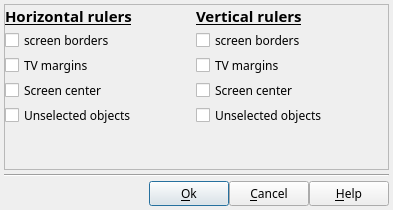
<?xml version="1.0" encoding="UTF-8"?>
<ui version="4.0">
 <class>DlgRulerDef</class>
 <widget class="QDialog" name="DlgRulerDef">
  <property name="geometry">
   <rect>
    <x>0</x>
    <y>0</y>
    <width>393</width>
    <height>210</height>
   </rect>
  </property>
  <property name="font">
   <font>
    <family>Sans Serif</family>
    <pointsize>9</pointsize>
   </font>
  </property>
  <property name="windowTitle">
   <string>Ruler properties</string>
  </property>
  <layout class="QVBoxLayout" name="verticalLayout">
   <property name="spacing">
    <number>4</number>
   </property>
   <property name="leftMargin">
    <number>4</number>
   </property>
   <property name="topMargin">
    <number>4</number>
   </property>
   <property name="rightMargin">
    <number>4</number>
   </property>
   <property name="bottomMargin">
    <number>4</number>
   </property>
   <item>
    <widget class="QScrollArea" name="scrollArea">
     <property name="widgetResizable">
      <bool>true</bool>
     </property>
     <widget class="QWidget" name="scrollAreaWidgetContents">
      <property name="geometry">
       <rect>
        <x>0</x>
        <y>0</y>
        <width>383</width>
        <height>163</height>
       </rect>
      </property>
      <layout class="QGridLayout" name="gridLayout">
       <property name="leftMargin">
        <number>0</number>
       </property>
       <property name="topMargin">
        <number>0</number>
       </property>
       <property name="rightMargin">
        <number>4</number>
       </property>
       <property name="bottomMargin">
        <number>0</number>
       </property>
       <property name="spacing">
        <number>2</number>
       </property>
       <item row="0" column="0">
        <widget class="QLabel" name="label">
         <property name="sizePolicy">
          <sizepolicy hsizetype="Expanding" vsizetype="Preferred">
           <horstretch>0</horstretch>
           <verstretch>0</verstretch>
          </sizepolicy>
         </property>
         <property name="font">
          <font>
           <pointsize>11</pointsize>
           <weight>75</weight>
           <bold>true</bold>
           <underline>true</underline>
          </font>
         </property>
         <property name="text">
          <string>Horizontal rulers</string>
         </property>
        </widget>
       </item>
       <item row="0" column="1">
        <widget class="QLabel" name="label_2">
         <property name="sizePolicy">
          <sizepolicy hsizetype="Expanding" vsizetype="Preferred">
           <horstretch>0</horstretch>
           <verstretch>0</verstretch>
          </sizepolicy>
         </property>
         <property name="font">
          <font>
           <pointsize>11</pointsize>
           <weight>75</weight>
           <bold>true</bold>
           <underline>true</underline>
          </font>
         </property>
         <property name="text">
          <string>Vertical rulers</string>
         </property>
        </widget>
       </item>
       <item row="1" column="0">
        <widget class="QCheckBox" name="Horiz_ScreenBorderCB">
         <property name="sizePolicy">
          <sizepolicy hsizetype="Expanding" vsizetype="Fixed">
           <horstretch>0</horstretch>
           <verstretch>0</verstretch>
          </sizepolicy>
         </property>
         <property name="toolTip">
          <string>Enable or disable ruler for the horizontal edges of the screen.</string>
         </property>
         <property name="text">
          <string>screen borders</string>
         </property>
        </widget>
       </item>
       <item row="1" column="1">
        <widget class="QCheckBox" name="Vert_ScreenBorderCB">
         <property name="sizePolicy">
          <sizepolicy hsizetype="Expanding" vsizetype="Fixed">
           <horstretch>0</horstretch>
           <verstretch>0</verstretch>
          </sizepolicy>
         </property>
         <property name="toolTip">
          <string>Enable or disable ruler for the vertical edges of the screen.</string>
         </property>
         <property name="text">
          <string>screen borders</string>
         </property>
        </widget>
       </item>
       <item row="2" column="0">
        <widget class="QCheckBox" name="Horiz_TVMarginsCB">
         <property name="sizePolicy">
          <sizepolicy hsizetype="Expanding" vsizetype="Fixed">
           <horstretch>0</horstretch>
           <verstretch>0</verstretch>
          </sizepolicy>
         </property>
         <property name="toolTip">
          <string>Enable or disable ruler for the horizontal TV margins.
In ffDiaporama, the TV margins are of type &quot;Title safe area&quot; and are defined on 90% in width and 90% in height, for all the project geometries.</string>
         </property>
         <property name="text">
          <string>TV margins</string>
         </property>
        </widget>
       </item>
       <item row="2" column="1">
        <widget class="QCheckBox" name="Vert_TVMarginsCB">
         <property name="sizePolicy">
          <sizepolicy hsizetype="Expanding" vsizetype="Fixed">
           <horstretch>0</horstretch>
           <verstretch>0</verstretch>
          </sizepolicy>
         </property>
         <property name="toolTip">
          <string>Enable or disable ruler for the vertical TV margins.
In ffDiaporama, the TV margins are of type &quot;Title safe area&quot; and are defined on 90% in width and 90% in height, for all the project geometries.</string>
         </property>
         <property name="text">
          <string>TV margins</string>
         </property>
        </widget>
       </item>
       <item row="3" column="0">
        <widget class="QCheckBox" name="Horiz_ScreenCenterCB">
         <property name="sizePolicy">
          <sizepolicy hsizetype="Expanding" vsizetype="Fixed">
           <horstretch>0</horstretch>
           <verstretch>0</verstretch>
          </sizepolicy>
         </property>
         <property name="toolTip">
          <string>Enable or disable ruler for the horizontal center of the screen.</string>
         </property>
         <property name="text">
          <string>Screen center</string>
         </property>
        </widget>
       </item>
       <item row="3" column="1">
        <widget class="QCheckBox" name="Vert_ScreenCenterCB">
         <property name="sizePolicy">
          <sizepolicy hsizetype="Expanding" vsizetype="Fixed">
           <horstretch>0</horstretch>
           <verstretch>0</verstretch>
          </sizepolicy>
         </property>
         <property name="toolTip">
          <string>Enable or disable ruler for the vertical center of the screen.</string>
         </property>
         <property name="text">
          <string>Screen center</string>
         </property>
        </widget>
       </item>
       <item row="5" column="0">
        <spacer name="verticalSpacer">
         <property name="orientation">
          <enum>Qt::Vertical</enum>
         </property>
         <property name="sizeHint" stdset="0">
          <size>
           <width>20</width>
           <height>40</height>
          </size>
         </property>
        </spacer>
       </item>
       <item row="4" column="0">
        <widget class="QCheckBox" name="Horiz_UnselectedObjCB">
         <property name="toolTip">
          <string>Enable or disable horizontal rulers of the center, of the top edge, of the bottom edge, of the left edge and of the right edge of each objects which are not a part of the selection.</string>
         </property>
         <property name="text">
          <string>Unselected objects</string>
         </property>
        </widget>
       </item>
       <item row="4" column="1">
        <widget class="QCheckBox" name="Vert_UnselectedObjCB">
         <property name="toolTip">
          <string>Enable or disable vertical rulers of the center, of the top edge, of the bottom edge, of the left edge and of the right edge of each objects which are not a part of the selection.</string>
         </property>
         <property name="text">
          <string>Unselected objects</string>
         </property>
        </widget>
       </item>
      </layout>
     </widget>
    </widget>
   </item>
   <item>
    <widget class="Line" name="line">
     <property name="orientation">
      <enum>Qt::Horizontal</enum>
     </property>
    </widget>
   </item>
   <item>
    <layout class="QHBoxLayout" name="horizontalLayout_5">
     <property name="spacing">
      <number>0</number>
     </property>
     <property name="leftMargin">
      <number>0</number>
     </property>
     <property name="topMargin">
      <number>0</number>
     </property>
     <property name="rightMargin">
      <number>0</number>
     </property>
     <property name="bottomMargin">
      <number>0</number>
     </property>
     <item>
      <spacer name="horizontalSpacer">
       <property name="orientation">
        <enum>Qt::Horizontal</enum>
       </property>
       <property name="sizeHint" stdset="0">
        <size>
         <width>40</width>
         <height>20</height>
        </size>
       </property>
      </spacer>
     </item>
     <item>
      <widget class="QPushButton" name="OKBT">
       <property name="toolTip">
        <string>Accept modification and exit dialog box</string>
       </property>
       <property name="text">
        <string>&amp;Ok</string>
       </property>
       <property name="icon">
        <iconset>
         <normaloff>:/img/action_ok.png</normaloff>:/img/action_ok.png</iconset>
       </property>
      </widget>
     </item>
     <item>
      <widget class="QPushButton" name="CancelBt">
       <property name="toolTip">
        <string>Cancel modification and exit dialog box</string>
       </property>
       <property name="text">
        <string>&amp;Cancel</string>
       </property>
       <property name="icon">
        <iconset>
         <normaloff>:/img/action_cancel.png</normaloff>:/img/action_cancel.png</iconset>
       </property>
      </widget>
     </item>
     <item>
      <widget class="QPushButton" name="HelpBt">
       <property name="toolTip">
        <string>Show help about this dialogue box</string>
       </property>
       <property name="text">
        <string>&amp;Help</string>
       </property>
       <property name="icon">
        <iconset>
         <normaloff>:/img/help.png</normaloff>:/img/help.png</iconset>
       </property>
      </widget>
     </item>
    </layout>
   </item>
  </layout>
 </widget>
 <resources/>
 <connections/>
</ui>
